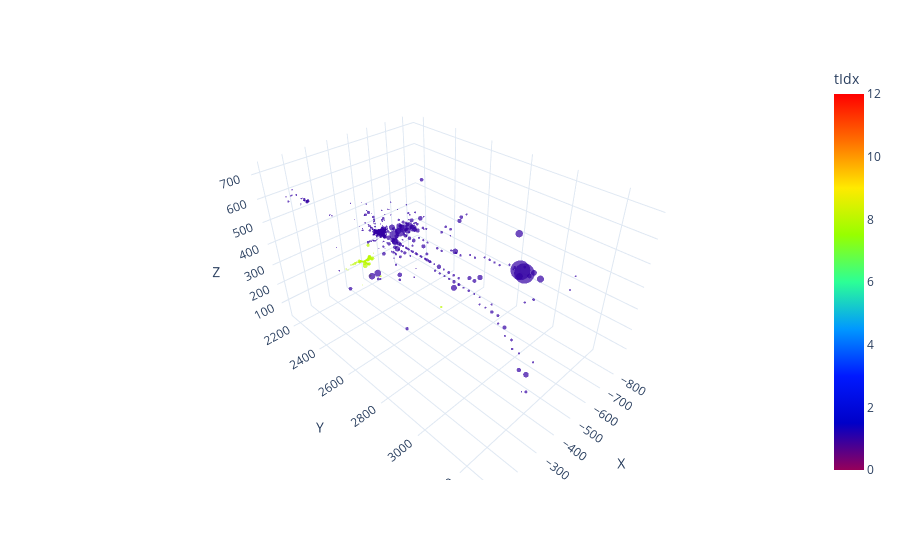

The cell this chart's notebook holds for it:
### Code cell
pp = [8,1]
mask = (dic["graph"].ndata['particle_number'].view(-1) ==1)
# mask =  (labels == 12)+(labels == 17)+(labels == 18) +(labels == 9) 
for i in pp:
    mask = mask +  (dic["graph"].ndata['particle_number'].view(-1) ==i)
tidx = dic["graph"].ndata['particle_number'][mask].view(-1,1) #1*(dic["graph"].ndata['particle_number'][mask].view(-1,1)) #(labels.view(-1,1))
features =  dic["graph"].ndata['e_hits'][mask]#torch.sigmoid(dic["graph"].ndata["beta"][mask])
X =dic["graph"].ndata["pos_hits_xyz"][mask] # dic["graph"].ndata["pos_hits_xyz"] #dic["graph"].ndata["pos_hits_xyz"]
data = {
            "X":X[:, 0].view(-1, 1).detach().cpu().numpy(),
            "Y": X[:, 1].view(-1, 1).detach().cpu().numpy(),
            "Z": X[:, 2].view(-1, 1).detach().cpu().numpy(),
            "tIdx": tidx,
            "features": features.view(-1, 1).detach().cpu().numpy(),
        }
hoverdict = {}
# if hoverfeat is not None:
#     for j in range(hoverfeat.shape[1]):
#         hoverdict["f_" + str(j)] = hoverfeat[:, j : j + 1]
#     data.update(hoverdict)

# if nidx is not None:
#     data.update({"av_same": av_same})

df = pd.DataFrame(
np.concatenate([data[k] for k in data], axis=1),
columns=[k for k in data],
)
rdst = np.random.RandomState(1234567890)  # all the same
# shuffle_truth_colors(df, "tIdx", rdst)

hover_data = ["tIdx"] #+ [k for k in hoverdict.keys()]
# if nidx is not None:
#     hover_data.append("av_same")
fig = px.scatter_3d(
df,
x="X",
y="Y",
z="Z",
color="tIdx",
size="features",
hover_data=hover_data,
template="plotly_white",
range_color=[0,12],
color_continuous_scale=px.colors.sequential.Rainbow,
)
fig.update_traces(marker=dict(line=dict(width=0)))

### Figure 1 — Plotly figure (JSON) as saved in the notebook; plotly's stock layout.template omitted (floating-point values rounded to 4 significant figures; data arrays with more than 128 entries replaced by an {"elided": "..."} marker saying what was removed)
{"data": [{"customdata": {"elided": "499x1 int values"}, "hovertemplate": "X=%{x}<br>Y=%{y}<br>Z=%{z}<br>features=%{marker.size}<br>tIdx=%{marker.color}<extra></extra>", "legendgroup": "", "marker": {"color": {"elided": "499 int values"}, "coloraxis": "coloraxis", "line": {"width": 0}, "size": {"elided": "499 float values"}, "sizemode": "area", "sizeref": 0.005682, "symbol": "circle"}, "mode": "markers", "name": "", "scene": "scene", "showlegend": false, "type": "scatter3d", "x": {"elided": "499 float values"}, "y": {"elided": "499 float values"}, "z": {"elided": "499 float values"}}], "layout": {"coloraxis": {"cmax": 12, "cmin": 0, "colorbar": {"title": {"text": "tIdx"}}, "colorscale": [[0, "rgb(150,0,90)"], [0.125, "rgb(0,0,200)"], [0.25, "rgb(0,25,255)"], [0.375, "rgb(0,152,255)"], [0.5, "rgb(44,255,150)"], [0.625, "rgb(151,255,0)"], [0.75, "rgb(255,234,0)"], [0.875, "rgb(255,111,0)"], [1, "rgb(255,0,0)"]]}, "legend": {"itemsizing": "constant", "tracegroupgap": 0}, "margin": {"t": 60}, "scene": {"domain": {"x": [0, 1], "y": [0, 1]}, "xaxis": {"title": {"text": "X"}}, "yaxis": {"title": {"text": "Y"}}, "zaxis": {"title": {"text": "Z"}}}}}
